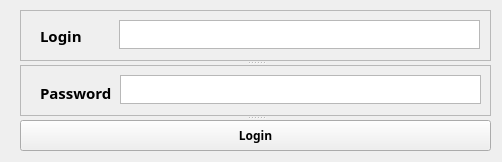
<?xml version="1.0" encoding="UTF-8"?>
<ui version="4.0">
 <class>Login</class>
 <widget class="QWidget" name="Login">
  <property name="enabled">
   <bool>true</bool>
  </property>
  <property name="geometry">
   <rect>
    <x>0</x>
    <y>0</y>
    <width>502</width>
    <height>162</height>
   </rect>
  </property>
  <property name="minimumSize">
   <size>
    <width>502</width>
    <height>162</height>
   </size>
  </property>
  <property name="maximumSize">
   <size>
    <width>1920</width>
    <height>1080</height>
   </size>
  </property>
  <property name="windowTitle">
   <string>Login</string>
  </property>
  <property name="autoFillBackground">
   <bool>false</bool>
  </property>
  <widget class="QSplitter" name="splitter">
   <property name="geometry">
    <rect>
     <x>20</x>
     <y>10</y>
     <width>471</width>
     <height>141</height>
    </rect>
   </property>
   <property name="sizePolicy">
    <sizepolicy hsizetype="Fixed" vsizetype="Fixed">
     <horstretch>0</horstretch>
     <verstretch>0</verstretch>
    </sizepolicy>
   </property>
   <property name="minimumSize">
    <size>
     <width>471</width>
     <height>141</height>
    </size>
   </property>
   <property name="maximumSize">
    <size>
     <width>471</width>
     <height>153</height>
    </size>
   </property>
   <property name="font">
    <font>
     <family>Yu Gothic UI Semibold</family>
     <bold>true</bold>
    </font>
   </property>
   <property name="orientation">
    <enum>Qt::Vertical</enum>
   </property>
   <widget class="QFrame" name="frame">
    <property name="enabled">
     <bool>true</bool>
    </property>
    <property name="sizePolicy">
     <sizepolicy hsizetype="Expanding" vsizetype="Expanding">
      <horstretch>0</horstretch>
      <verstretch>0</verstretch>
     </sizepolicy>
    </property>
    <property name="minimumSize">
     <size>
      <width>471</width>
      <height>51</height>
     </size>
    </property>
    <property name="maximumSize">
     <size>
      <width>471</width>
      <height>51</height>
     </size>
    </property>
    <property name="font">
     <font>
      <family>Yu Gothic UI Semibold</family>
      <bold>true</bold>
     </font>
    </property>
    <property name="tabletTracking">
     <bool>false</bool>
    </property>
    <property name="frameShape">
     <enum>QFrame::StyledPanel</enum>
    </property>
    <property name="frameShadow">
     <enum>QFrame::Raised</enum>
    </property>
    <widget class="QLabel" name="Login_label">
     <property name="geometry">
      <rect>
       <x>20</x>
       <y>15</y>
       <width>61</width>
       <height>21</height>
      </rect>
     </property>
     <property name="font">
      <font>
       <family>Yu Gothic UI Semibold</family>
       <pointsize>11</pointsize>
       <bold>true</bold>
      </font>
     </property>
     <property name="text">
      <string>Login</string>
     </property>
    </widget>
    <widget class="QTextEdit" name="Login_textBox">
     <property name="geometry">
      <rect>
       <x>99</x>
       <y>10</y>
       <width>361</width>
       <height>29</height>
      </rect>
     </property>
     <property name="font">
      <font>
       <family>Yu Gothic UI Semibold</family>
       <bold>true</bold>
      </font>
     </property>
    </widget>
   </widget>
   <widget class="QFrame" name="frame_2">
    <property name="minimumSize">
     <size>
      <width>471</width>
      <height>51</height>
     </size>
    </property>
    <property name="maximumSize">
     <size>
      <width>471</width>
      <height>41</height>
     </size>
    </property>
    <property name="font">
     <font>
      <family>Yu Gothic UI Semibold</family>
      <bold>true</bold>
     </font>
    </property>
    <property name="frameShape">
     <enum>QFrame::StyledPanel</enum>
    </property>
    <property name="frameShadow">
     <enum>QFrame::Raised</enum>
    </property>
    <widget class="QTextEdit" name="Password_textBox">
     <property name="geometry">
      <rect>
       <x>100</x>
       <y>10</y>
       <width>361</width>
       <height>29</height>
      </rect>
     </property>
     <property name="font">
      <font>
       <family>Yu Gothic UI Semibold</family>
       <bold>true</bold>
      </font>
     </property>
    </widget>
    <widget class="QLabel" name="Password_label">
     <property name="geometry">
      <rect>
       <x>20</x>
       <y>20</y>
       <width>81</width>
       <height>16</height>
      </rect>
     </property>
     <property name="font">
      <font>
       <family>Yu Gothic UI Semibold</family>
       <pointsize>11</pointsize>
       <bold>true</bold>
      </font>
     </property>
     <property name="text">
      <string>Password</string>
     </property>
    </widget>
   </widget>
   <widget class="QPushButton" name="loginButton">
    <property name="minimumSize">
     <size>
      <width>471</width>
      <height>20</height>
     </size>
    </property>
    <property name="maximumSize">
     <size>
      <width>471</width>
      <height>51</height>
     </size>
    </property>
    <property name="font">
     <font>
      <family>Yu Gothic UI Semibold</family>
      <bold>true</bold>
     </font>
    </property>
    <property name="text">
     <string>Login</string>
    </property>
   </widget>
  </widget>
 </widget>
 <resources/>
 <connections/>
</ui>
